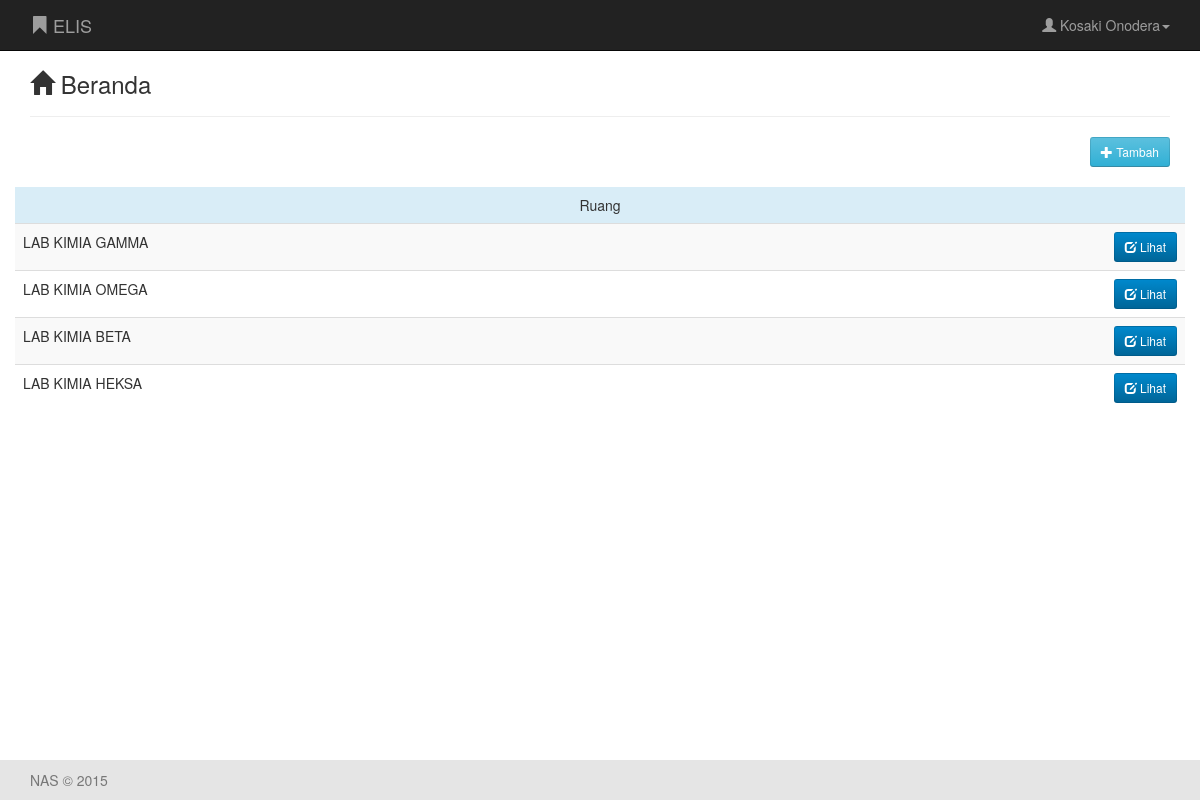
The app's page /beranda (signed in) with its own data.
### tables this page shows
CREATE TABLE IF NOT EXISTS `user` (
  `email` varchar(60) NOT NULL,
  `nama` varchar(50) NOT NULL,
  `password` text NOT NULL,
  `jenis_kelamin` varchar(1) NOT NULL,
  `tgl_lahir` date NOT NULL,
  `no_hp` varchar(12) NOT NULL,
  PRIMARY KEY (`email`)
);

CREATE TABLE IF NOT EXISTS `ruang` (
  `id` int(10) NOT NULL AUTO_INCREMENT,
  `nama` varchar(50) NOT NULL,
  PRIMARY KEY (`id`)
);

### beranda/index.php (the view, shortened to what this page needs)
<?php
class beranda
{
  function getnama($email)
  {
    $getnama=mysql_query("SELECT nama FROM user WHERE email='$email'");
    $nama=mysql_result($getnama,0);
    return $nama;
  }
}
$beranda = new beranda;
$email=$_SESSION['member'];
$nama=$beranda->getnama($email);
 ?>
<!DOCTYPE html>
<html>
<head>
	<link rel="stylesheet" href="../assets/css/bootstrap.min.css">
    <link rel="stylesheet" href="../assets/css/sticky-footer.css">
    <link rel="stylesheet" href="../assets/css/costum.css">
    <link rel="stylesheet" href="../assets/css/bootstrap-datetimepicker.min.css" media="screen">
</head>
<body>
  <nav class="navbar navbar-inverse navbar-fixed-top" role="navigation">
    <div class="container">
    <a class="navbar-brand" href="index.php"><i class="glyphicon glyphicon-bookmark"></i> ELIS</a>
    <ul class="nav navbar-nav navbar-right">
          <li class="dropdown">
          <a href="#" class="dropdown-toggle" data-toggle="dropdown" role="button" aria-expanded="false"  data-toggle="dropdown" data-hover="dropdown" data-delay="1000" data-close-others="true"><i class="glyphicon glyphicon-user"></i> <?php echo $nama; ?><span class="caret"></span></a>
    </div>
  </nav>
    <div class="container">
	<div class="page-header">
      	<h3><i class="glyphicon glyphicon-home"></i> Beranda</h3>
      </div>
    <div align="right">
              <button class="btn btn-info btn-sm" data-toggle="modal" data-target="#nama">
                  <i class="glyphicon glyphicon-plus"></i> Tambah
                </button>
            </div>
    <br>
  <div class="row">
  <?php
      $query="SELECT * FROM `ruang`;";
      $result=mysql_query($query);
      if ($result) {?>
      <div class="table-responsive">
      <table class="table table-hover table-striped">
      <thead>
        <tr class="info">
          <td class="text-center" colspan="2">
            Ruang
          </td>
        </tr>
      </thead>
      <?php
      while ($row=mysql_fetch_array($result)) {?>
        <tr>
          <td>
          <?php echo strtoupper($row['nama']); ?>
          </td>
          <td class="text-right">
            <a href="../beranda/ruang.php?kode=rom<?php echo $row['id']; ?>" class="btn btn-sm btn-primary"><i class="glyphicon glyphicon-edit"></i> Lihat</a>
          </td>
        </tr>
        <?php }?>
        </table>
        </div>
        <?php
        }else{ ?>
            <div class="alert alert-danger">
            <i class="glyphicon glyphicon-remove-sign"></i> Data tidak tersedia.
            </div>
        <?php } ?>
    </div>
    </div>
    <footer class="footer">
        <div class="container">
            <p class="text-muted">NAS &copy; 2015</p>
        </div>
    </footer>
</body>
</html>

### assets/css/sticky-footer.css (style rules this page uses)
html { position: relative; min-height: 100%; }
body { margin-bottom: 60px; }
.footer { position: absolute; bottom: 0; width: 100%; height: 40px; background-color: #E5E5E5; }
.container .text-muted { margin: 10px 0; }

### assets/css/costum.css (style rules this page uses)
.btn-primary { background-color: #08c; border-color: #08c; color: #fff; background-color: #007ab8; background-image: -moz-linear-gradient(top, #08c, #006699); background-image: -webkit-gradient(linear, 0 0, 0 100%, from(#08c), to(#006699)); background-image: -webkit-linear-gradient(top, #08c, #006699); background-image: -o-linear-gradient(top, #08c, #006699); background-image: linear-gradient(to bottom, #08c, #006699); background-repeat: repeat-x; filter: progid:DXImageTransform.Microsoft.gradient(startColorstr='#ff0088cc', endColorstr='#ff006599', GradientType=0); border-color: #006699 #006699 #00334d; border-color: rgba(0, 0, 0, 0.1) rgba(0, 0, 0, 0.1) rgba(0, 0, 0, 0.25); }
.btn-info { background-color: #5bc0de; border-color: #5bc0de; color: #fff; background-color: #4ab9db; background-image: -moz-linear-gradient(top, #5bc0de, #31b0d5); background-image: -webkit-gradient(linear, 0 0, 0 100%, from(#5bc0de), to(#31b0d5)); background-image: -webkit-linear-gradient(top, #5bc0de, #31b0d5); background-image: -o-linear-gradient(top, #5bc0de, #31b0d5); background-image: linear-gradient(to bottom, #5bc0de, #31b0d5); background-repeat: repeat-x; filter: progid:DXImageTransform.Microsoft.gradient(startColorstr='#ff5bc0de', endColorstr='#ff30afd5', GradientType=0); border-color: #31b0d5 #31b0d5 #1f7e9a; border-color: rgba(0, 0, 0, 0.1) rgba(0, 0, 0, 0.1) rgba(0, 0, 0, 0.25); }

### beranda/index.php (style rules this page uses)
body { padding-top: 30px; }

### records on screen
user: nama "Kosaki Onodera"
ruang: nama "LAB KIMIA GAMMA"
ruang: nama "LAB KIMIA OMEGA"
ruang: nama "LAB KIMIA BETA"
ruang: nama "LAB KIMIA HEKSA"
